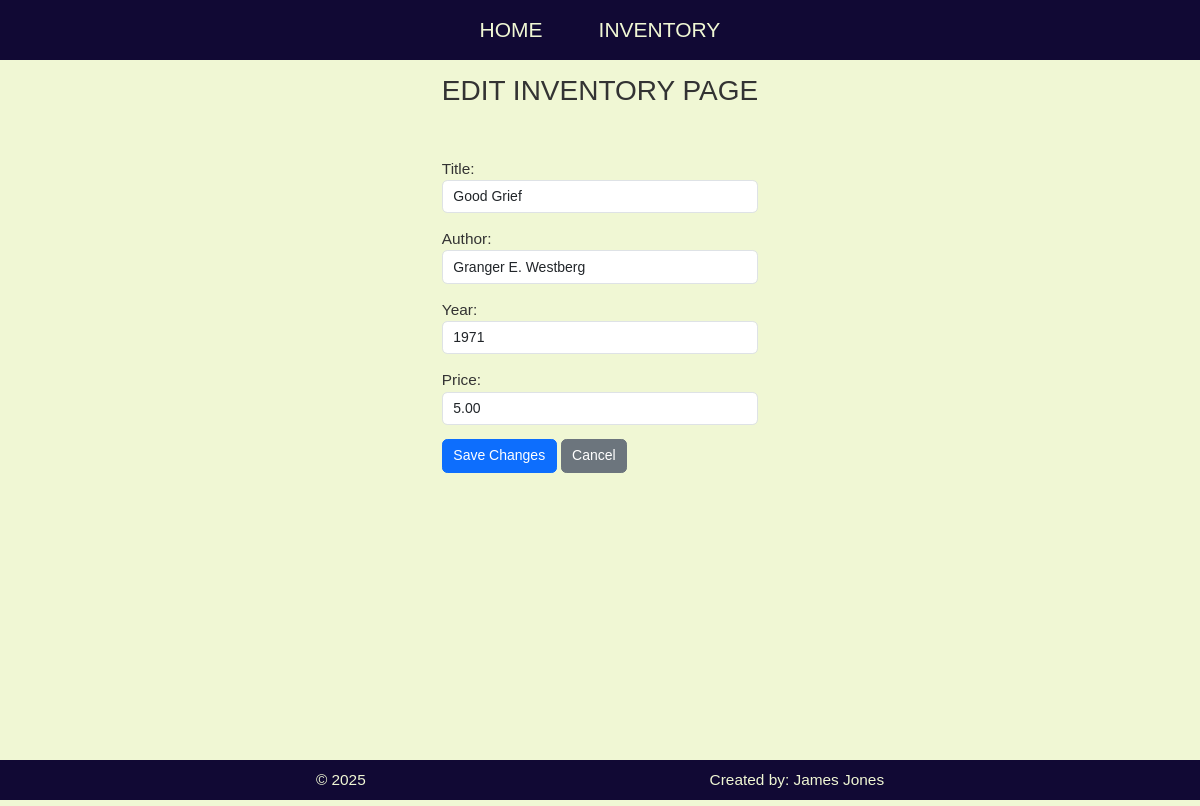
Page /inventory/inventory/edit/4/ on the committed database.
### inventory/models.py (models this page shows, shortened)
class Book(models.Model):
    title = models.CharField(max_length=200)
    author = models.CharField(max_length=100)
    year = models.PositiveIntegerField()
    price = models.DecimalField(max_digits=6, decimal_places=2)

### inventory/views.py (the view)
# urls.py: path('inventory/edit/<int:book_id>/', views.inventory_edit, name='edit'),
def inventory_edit(request, book_id):
    book = Book.objects.get(id=book_id)
    if request.method == 'POST':
        form = BookForm(request.POST, instance=book)
        if form.is_valid():
            form.save()
            return redirect('inventory')
    else:
        form = BookForm(instance=book)
    return render(request, 'inventory/edit.html', {'form': form, 'book': book})

### inventory/forms.py
class BookForm(forms.ModelForm):
    class Meta:
        model = Book
        fields = ['title', 'author', 'year', 'price']
        widgets = {
            'title': forms.TextInput(attrs={'class': 'form-control', 'placeholder': 'Enter book title'}),
            'author': forms.TextInput(attrs={'class': 'form-control', 'placeholder': 'Enter author name'}),
            'year': forms.NumberInput(attrs={'class': 'form-control', 'placeholder': 'Enter publication year'}),
            'price': forms.NumberInput(attrs={'class': 'form-control', 'step': '0.01', 'placeholder': 'Enter book price'}),
        }

### templates/inventory/edit.html (shortened to what this page needs)
{% extends "base.html" %}
{% block content %}
<div class="container-edit">
    <div class="description-edit">
        <h1>Edit Inventory Page</h1>
    </div>
    <br>
    <br>
    <div class="edit-form">
        <form method="post">
            {{ form.as_p }}
            <button type="submit" class="btn btn-primary">Save Changes</button>
            <button type="button" class="btn btn-secondary" onclick="window.history.back();">Cancel</button>
        </form>
    </div>
</div>
{% endblock content %}

### static/css/base.css (style rules this page uses)
:root { --primary-color: #110934; --secondary-color: #f0f7d4; --neutral-color: #333333; --background-color: #f0f7d4; --surface-color: #110934; --lobster-font: 'Lobster', sans-serif; --sans-font: 'DM Sans', sans-serif; }
body { min-height: 100vh; display: flex; flex-direction: column; background-color: var(--background-color); }
html { background-color: var(--background-color); font-size: 14px; }
* { font-family: var(--sans-font); margin: 0px; padding: 0px; }
h1 { color: var(--neutral-color); font-size: 2rem; text-transform: uppercase; }
p { color: var(--neutral-color); font-size: 1.1rem; }

### rows in the picture
Book: title "Good Grief", author "Granger E. Westberg", year "1971", price "5.00"
